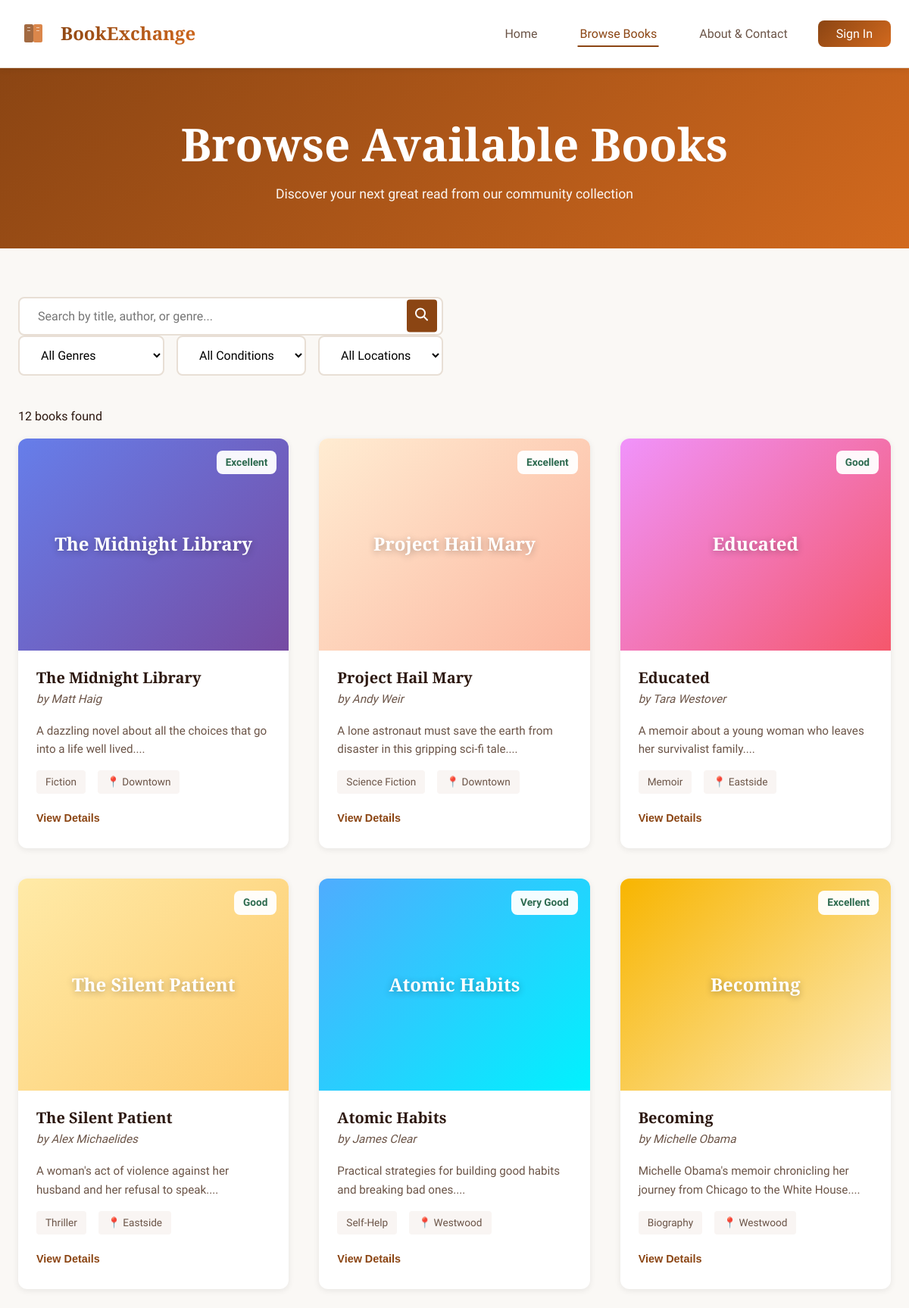
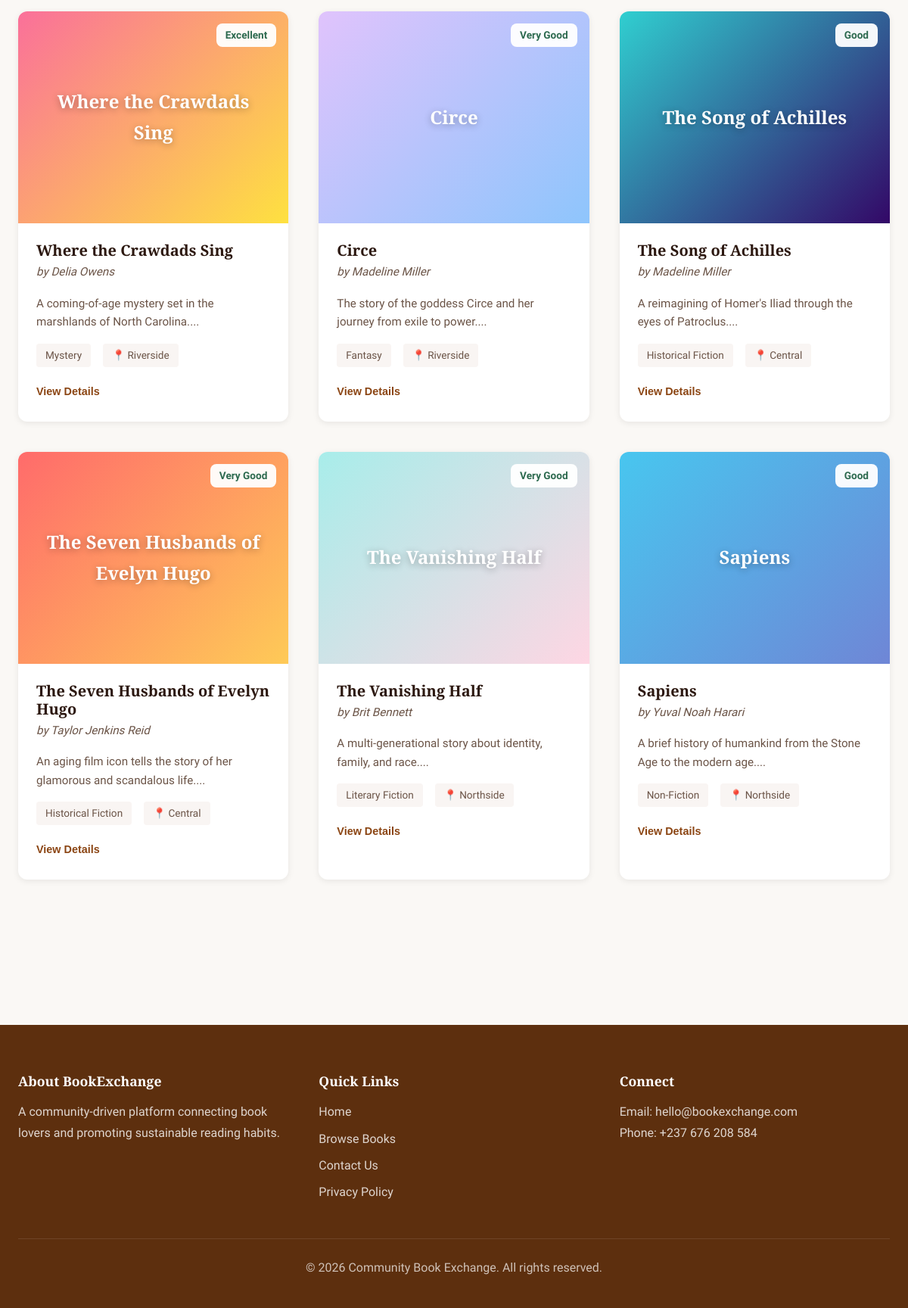
Screenshot of /listings.php with the database file from the repository (2 pictures, top to bottom).
### tables this page shows
CREATE TABLE books (
    book_id INT AUTO_INCREMENT PRIMARY KEY,
    user_id INT NOT NULL,
    title VARCHAR(255) NOT NULL,
    author VARCHAR(150) NOT NULL,
    isbn VARCHAR(13),
    genre VARCHAR(50) NOT NULL,
    book_condition ENUM('Excellent', 'Very Good', 'Good', 'Fair') NOT NULL,
    description TEXT,
    exchange_preference VARCHAR(255),
    location VARCHAR(100),
    cover_color VARCHAR(50) DEFAULT '#667eea',
    is_available BOOLEAN DEFAULT TRUE,
    created_at TIMESTAMP DEFAULT CURRENT_TIMESTAMP,
    updated_at TIMESTAMP DEFAULT CURRENT_TIMESTAMP ON UPDATE CURRENT_TIMESTAMP,
    FOREIGN KEY (user_id) REFERENCES users(user_id) ON DELETE CASCADE,
    INDEX idx_genre (genre),
    INDEX idx_condition (book_condition),
    INDEX idx_location (location),
    INDEX idx_available (is_available)
);

### includes/book_functions.php (called while the page is built, shortened)
<?php
function getAllBooks($genre = '', $condition = '', $location = '', $search = '') {
    $conn = getDatabaseConnection();
    $sql = "SELECT b.*, u.full_name as owner_name, u.email as owner_email
            FROM books b
            JOIN users u ON b.user_id = u.user_id
            WHERE b.is_available = TRUE";
    $sql .= " ORDER BY b.created_at DESC";
    $stmt = $conn->prepare($sql);
    $stmt->execute();
    $result = $stmt->get_result();
    $books = [];
    while ($row = $result->fetch_assoc()) {
        $books[] = $row;
    }
    return $books;
}
function getConditionBadgeClass($condition) {
    $classes = [
        'Excellent' => 'badge-excellent',
        'Very Good' => 'badge-very-good',
        'Good' => 'badge-good',
        'Fair' => 'badge-fair'
    ];
    return $classes[$condition] ?? 'badge-good';
}
?>

### listings.php (the view, shortened to what this page needs)
<?php
require_once 'includes/book_functions.php';
$genreFilter = isset($_GET['genre']) ? $_GET['genre'] : '';
$conditionFilter = isset($_GET['condition']) ? $_GET['condition'] : '';
$locationFilter = isset($_GET['location']) ? $_GET['location'] : '';
$searchQuery = isset($_GET['search']) ? $_GET['search'] : '';
$books = getAllBooks($genreFilter, $conditionFilter, $locationFilter, $searchQuery);
include 'includes/header.php';
?>
    <main>
        <section class="page-header">
            <div class="container">
                <h1 class="page-title">Browse Available Books</h1>
                <p class="page-subtitle">Discover your next great read from our community collection</p>
            </div>
        </section>
        <section class="listings-section">
            <div class="container">
                <div class="search-filter-bar">
                    <form method="GET" action="listings.php" class="filter-form">
                        <div class="search-box">
                            <input type="text"
                                   id="searchInput"
                                   name="search"
                                   placeholder="Search by title, author, or genre..."
                                   class="search-input"
                                   value="<?php echo htmlspecialchars($searchQuery); ?>">
                            <button type="submit" class="search-button">
                                <svg width="20" height="20" viewBox="0 0 20 20" fill="none">
                                    <circle cx="8" cy="8" r="6" stroke="currentColor" stroke-width="2"/>
                                    <path d="M12.5 12.5L17 17" stroke="currentColor" stroke-width="2" stroke-linecap="round"/>
                                </svg>
                            </button>
                        </div>
                        <div class="filter-controls">
                            <select id="genreFilter" name="genre" class="filter-select" onchange="this.form.submit()">
                                <option value="">All Genres</option>
                            </select>
                            <select id="conditionFilter" name="condition" class="filter-select" onchange="this.form.submit()">
                                <option value="">All Conditions</option>
                            </select>
                            <select id="locationFilter" name="location" class="filter-select" onchange="this.form.submit()">
                                <option value="">All Locations</option>
                            </select>
                        </div>
                    </form>
                </div>
                <div class="results-count">
                    <p><?php echo count($books); ?> book<?php echo count($books) !== 1 ? 's' : ''; ?> found</p>
                </div>
                <div class="books-grid" id="booksGrid">
                    <?php if (empty($books)): ?>
                        <div class="no-results">
                            <p>No books found matching your search criteria. Try adjusting your filters.</p>
                        </div>
                    <?php else: ?>
                        <?php foreach ($books as $book): ?>
                        <article class="book-card"
                                 data-genre="<?php echo strtolower($book['genre']); ?>"
                                 data-condition="<?php echo strtolower(str_replace(' ', '-', $book['book_condition'])); ?>"
                                 data-location="<?php echo strtolower($book['location']); ?>">
                            <div class="book-image">
                                <div class="book-cover" style="background: <?php echo htmlspecialchars($book['cover_color']); ?>;">
                                    <span class="book-title-overlay"><?php echo htmlspecialchars($book['title']); ?></span>
                                </div>
                                <span class="book-condition <?php echo getConditionBadgeClass($book['book_condition']); ?>">
                                    <?php echo htmlspecialchars($book['book_condition']); ?>
                                </span>
                            </div>
                            <div class="book-info">
                                <h3 class="book-title"><?php echo htmlspecialchars($book['title']); ?></h3>
                                <p class="book-author">by <?php echo htmlspecialchars($book['author']); ?></p>
                                <p class="book-description"><?php echo htmlspecialchars(substr($book['description'], 0, 120)) . '...'; ?></p>
                                <div class="book-meta">
                                    <span class="book-genre"><?php echo htmlspecialchars($book['genre']); ?></span>
                                    <span class="book-location">📍 <?php echo htmlspecialchars($book['location']); ?></span>
                                </div>
                                <button class="btn-toggle-details" data-book-id="<?php echo $book['book_id']; ?>">View Details</button>
                            </div>
                        </article>
                        <?php endforeach; ?>
                    <?php endif; ?>
                </div>
            </div>
        </section>
    </main>
<?php
include 'includes/footer.php';
?>

### rows the page displays
books: title "The Midnight Library", book_condition "Excellent", author "Matt Haig", description "A dazzling novel about all the choices that go into a life well lived.", genre "Fiction", location "Downtown"
books: title "Project Hail Mary", book_condition "Excellent", author "Andy Weir", description "A lone astronaut must save the earth from disaster in this gripping sci-fi tale.", genre "Science Fiction", location "Downtown"
books: title "Educated", book_condition "Good", author "Tara Westover", description "A memoir about a young woman who leaves her survivalist family.", genre "Memoir", location "Eastside"
books: title "The Silent Patient", book_condition "Good", author "Alex Michaelides", description "A woman's act of violence against her husband and her refusal to speak.", genre "Thriller", location "Eastside"
books: title "Atomic Habits", book_condition "Very Good", author "James Clear", description "Practical strategies for building good habits and breaking bad ones.", genre "Self-Help", location "Westwood"
books: title "Becoming", book_condition "Excellent", author "Michelle Obama", description "Michelle Obama's memoir chronicling her journey from Chicago to the White House.", genre "Biography", location "Westwood"
books: title "Where the Crawdads Sing", book_condition "Excellent", author "Delia Owens", description "A coming-of-age mystery set in the marshlands of North Carolina.", genre "Mystery", location "Riverside"
books: title "Circe", book_condition "Very Good", author "Madeline Miller", description "The story of the goddess Circe and her journey from exile to power.", genre "Fantasy", location "Riverside"
books: title "The Song of Achilles", book_condition "Good", author "Madeline Miller", description "A reimagining of Homer's Iliad through the eyes of Patroclus.", genre "Historical Fiction", location "Central"
books: title "The Seven Husbands of Evelyn Hugo", book_condition "Very Good", author "Taylor Jenkins Reid", description "An aging film icon tells the story of her glamorous and scandalous life.", genre "Historical Fiction", location "Central"
books: title "The Vanishing Half", book_condition "Very Good", author "Brit Bennett", description "A multi-generational story about identity, family, and race.", genre "Literary Fiction", location "Northside"
books: title "Sapiens", book_condition "Good", author "Yuval Noah Harari", description "A brief history of humankind from the Stone Age to the modern age.", genre "Non-Fiction", location "Northside"

### other values shown
count($books) "12"
